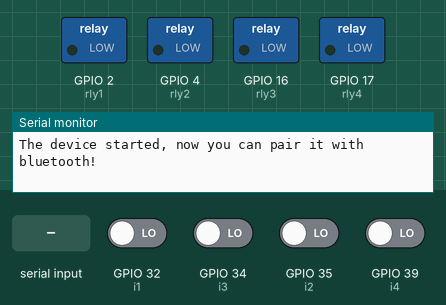
Simulated run of this sketch. Board: ESP32. Parts: switched loads named in the sketch (green lamp = pin HIGH), the last lines printed to the serial monitor. The test bench sets the inputs (shaded band); at power-on: GPIO 32 (i1), GPIO 34 (i3), GPIO 35 (i2), GPIO 39 (i4) LOW. Nothing arrives over Bluetooth unless stated.

Above: at 1.2 s.
1.3 s: "1" received over the second serial link
At 2.6 s:
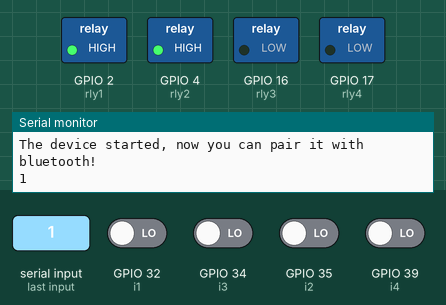
3.8 s: "0" received over the second serial link
At 5.7 s:
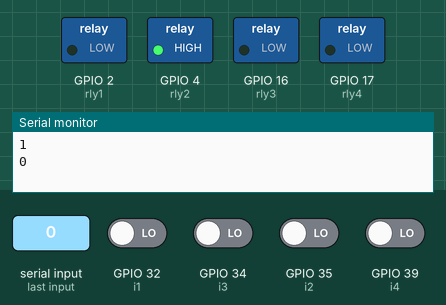
Timing chart, 0 to 7.2 s (numbered marks = the images above; inputs shaded):
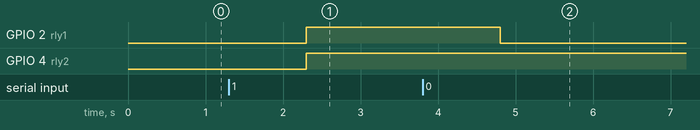

The sketch:

SLY_MMS_ESPLC_Code.ino
```cpp
#include "BluetoothSerial.h"

#if !defined(CONFIG_BT_ENABLED) || !defined(CONFIG_BLUEDROID_ENABLED)
#error Bluetooth is not enabled! Please run `make menuconfig` to and enable it
#endif

///////////////////// DEVICE ID (Set unique for each PLC) /////////////////////////
String deviceID = "MMS_8888";
///////////////////////////////////////////////////////////////////////////////////

BluetoothSerial SerialBT;

int rly1 = 2;
int rly2 = 4;
int rly3 = 16;
int rly4 = 17;
int i1 = 32;
int i2 = 35;
int i3 = 34;
int i4 = 39;
String str1 = "";
boolean stringComplete = false;
String p1;
String p2;
String p3;
String p4;
String dataString;
String input1Str;
String input2Str;
String input3Str;
String input4Str;

void setup() {
  Serial.begin(115200);
  SerialBT.begin(deviceID);  //Bluetooth device name
  Serial.println("The device started, now you can pair it with bluetooth!");
  pinMode(rly1, OUTPUT);
  pinMode(rly2, OUTPUT);
  pinMode(rly3, OUTPUT);
  pinMode(rly4, OUTPUT);
  pinMode(i1, INPUT);
  pinMode(i2, INPUT);
  pinMode(i3, INPUT);
  pinMode(i4, INPUT);
  //digitalWrite(rly2, HIGH);
  //inputString.reserve(200);
}

void loop() {
  if (Serial.available()) {
    SerialBT.write(Serial.read());
  }
  while (SerialBT.available() > 0) {
    str1 = SerialBT.readString();
    p1 = getValue(str1, ',', 0);
    p2 = getValue(str1, ',', 1);
    p3 = getValue(str1, ',', 2);
    p4 = getValue(str1, ',', 3);
    Serial.println(p1);
    if (p1 == "1") {
      digitalWrite(rly1, HIGH);
    } else {
      digitalWrite(rly1, LOW);
    }
    if (p2 == "1") {
      digitalWrite(rly2, LOW);
    } else {
      digitalWrite(rly2, HIGH);
    }
    if (p3 == "1") {
      digitalWrite(rly3, HIGH);
    } else {
      digitalWrite(rly3, LOW);
    }
    if (p4 == "1") {
      digitalWrite(rly4, HIGH);
    } else {
      digitalWrite(rly4, LOW);
    }

    if (digitalRead(i1) == LOW) {
      input1Str = String("1,");
    } else {
      input1Str = String("0,");
    }

    if (digitalRead(i2) == LOW) {
      input2Str = String("1,");
    } else {
      input2Str = String("0,");
    }

    if (digitalRead(i3) == LOW) {
      input3Str = String("1,");
    } else {
      input3Str = String("0,");
    }

    if (digitalRead(i4) == LOW) {
      input4Str = String("1,");
    } else {
      input4Str = String("0,");
    }
    String test1 = String("1,");
    String test2 = String("982,");
    dataString = input1Str + input2Str + input3Str + input4Str;
    SerialBT.println(dataString);
  }
}

String getValue(String data, char separator, int index) {
  int found = 0;
  int strIndex[] = {
    0, -1
  };
  int maxIndex = data.length() - 1;
  for (int i = 0; i <= maxIndex && found <= index; i++) {
    if (data.charAt(i) == separator || i == maxIndex) {
      found++;
      strIndex[0] = strIndex[1] + 1;
      strIndex[1] = (i == maxIndex) ? i + 1 : i;
    }
  }
  return found > index ? data.substring(strIndex[0], strIndex[1]) : "";
}
```

Measured:
- after the input at 1.3 s, GPIO 2 (rly1), GPIO 4 (rly2): LOW → HIGH after 1.0 s
- after the input at 3.8 s, GPIO 2 (rly1): HIGH → LOW after 1.0 s
